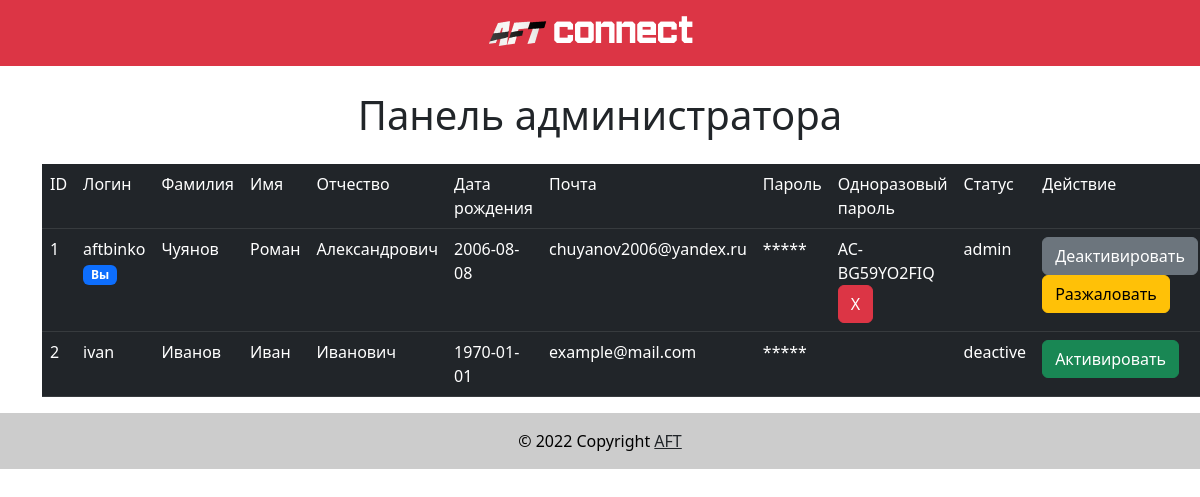
Page /admin_panel (signed in) on the committed database.
### data/models.py (models this page shows, shortened)
class User(SqlAlchemyBase, UserMixin, SerializerMixin):
    __tablename__ = 'users'
    serialize_rules = ("-user_status",)
    id = Column(Integer, primary_key=True, autoincrement=True)
    surname = Column(String, nullable=False)
    name = Column(String, nullable=False)
    patronymic = Column(String)
    date_of_birth = Column(String, nullable=False)
    sex = Column(Boolean, nullable=False)
    email = Column(String, unique=True, nullable=False)
    login = Column(String, unique=True, nullable=False)
    hashed_password = Column(String, nullable=False)
    one_time_password = Column(String, unique=True)
    data = Column(Text, default="{}")
    status = Column(Integer, ForeignKey("statuses.id"), default=2)
    user_status = orm.relation('Status')

class Status(SqlAlchemyBase, SerializerMixin):
    __tablename__ = 'statuses'
    serialize_rules = ("-user",)
    id = Column(Integer, primary_key=True, autoincrement=True)
    title = Column(String, nullable=False)
    color = Column(String)
    access_admin_panel = Column(Boolean, nullable=False, default=False)
    access_login = Column(Boolean, nullable=False, default=True)
    user = orm.relation("User", back_populates="user_status")

### app.py (the view, shortened to what this page needs)
@app.route('/admin_panel', methods=['GET', 'POST'])
@login_required
def admin_panel():
    db_sess = create_session()
    user_status = db_sess.query(Status).filter(Status.id == current_user.status).first()
    if user_status.access_admin_panel:
        data = {
            "users": db_sess.query(User).filter(User.id != current_user.id),
            "statuses": db_sess.query(Status).all()
        }
        return render_template('admin_panel.html', **data)
    abort(403)

### app.py (called while the page is built)
@login_manager.user_loader
def load_user(user_id):
    db_sess = create_session()
    user = db_sess.query(User).get(user_id)
    if user:
        user_status = db_sess.query(Status).filter(Status.id == user.status).first()
        if user_status.access_login:
            return user
    return

### data/db_session.py (called while the page is built)
def create_session() -> Session:
    global __factory
    return __factory()

### templates/admin_panel.html (shortened to what this page needs)
{% extends "base.html" %}
{% block content %}
    <div class="container" style="margin-top: 25px">
        <h1 style="text-align: center">Панель администратора</h1>
    </div>
    <div class="container" style="margin-top: 25px">
        <table class="table table-dark table-hover">
            <tr>
                <td>ID</td>
                <td>Логин</td>
                <td>Фамилия</td>
                <td>Имя</td>
                <td>Отчество</td>
                <td>Дата рождения</td>
                <td>Почта</td>
                <td>Пароль</td>
                <td>Одноразовый пароль</td>
                <td>Статус</td>
                <td>Действие</td>
            </tr>
            <tr>
                <td>{{ current_user.id }}</td>
                <td>{{ current_user.login }} <span class="badge bg-primary">Вы</span></td>
                <td>{{ current_user.surname }}</td>
                <td>{{ current_user.name }}</td>
                <td>{{ current_user.patronymic }}</td>
                <td>{{ current_user.date_of_birth }}</td>
                <td>{{ current_user.email }}</td>
                <td>*****</td>
                <form action="" method="post">
                    <td>
                        {% if current_user.one_time_password %}
                            {{ current_user.one_time_password }}
                            <button class="btn btn-danger" type="submit">X</button>
                        {% endif %}
                    </td>
                </form>
                <td>
                    {% set current_user_status = (statuses|selectattr(
                        "id", "equalto", current_user.status)|first).title %}
                    {{ current_user_status }}
                </td>
                <td>
                    {% if current_user_status == "deactive" %}
                        <form action="" method="post">
                            <input type="hidden" name="activate" value={{ current_user.id }}>
                            <button class="btn btn-success" type="submit">Активировать</button>
                        </form>
                    {% else %}
                        <form action="" method="post">
                            <button class="btn btn-secondary" type="submit">
                                Деактивировать
                            </button>
                        </form>
                        {% if current_user_status == "default" %}
                            <form action="" method="post">
                                <input type="hidden" name="give_permissions"
                                       value={{ current_user.id }}>
                                <button class="btn btn-primary" type="submit">
                                    Назначить модератором
                                </button>
                            </form>
                        {% else %}
                            <form action="" method="post">
                                <button class="btn btn-warning" type="submit">
                                    Разжаловать
                                </button>
                            </form>
                        {% endif %}
                    {% endif %}
                </td>
            </tr>
            {% for user in users %}
                <tr>
                    <td>{{ user.id }}</td>
                    <td>{{ user.login }}</td>
                    <td>{{ user.surname }}</td>
                    <td>{{ user.name }}</td>
                    <td>{{ user.patronymic }}</td>
                    <td>{{ user.date_of_birth }}</td>
                    <td>{{ user.email }}</td>
                    <td>*****</td>
                    <form action="" method="post">
                        <td>
                        </td>
                    </form>
                    <td>
                        {% set user_status = (statuses|selectattr(
                            "id", "equalto", user.status)|first).title %}
                        {{ user_status }}
                    </td>
                    <td>
                        {% if user_status == "deactive" %}
                            <form action="" method="post">
                                <button class="btn btn-success" type="submit">Активировать</button>
                            </form>
                        {% endif %}
                    </td>
                </tr>
            {% endfor %}
        </table>
    </div>
{% endblock %}

### templates/base.html (shortened to what this page needs)
<!doctype html>
<html lang="ru">
<head>
    <link href="https://cdn.jsdelivr.net/npm/bootstrap@5.2.0-beta1/dist/css/bootstrap.min.css"
          rel="stylesheet"
>
</head>
<header>
    <nav class="navbar navbar-expand-lg navbar-dark bg-danger">
        <div class="navbar-header" style="float: left; padding: 0; text-align: center; width: 100%">
            <div class="justify-content-center">
                {% if current_user.is_authenticated %}
                    <a class="navbar-brand mb-0 h1" href="/my" style="float: none">
                        <img src="/static/img/aftconnectlight.png" alt="logo" height="50">
                    </a>
                {% else %}
                    <a class="navbar-brand mb-0 h1" href="{{ url_for("login") }}"
                       style="float: none">
                        <img src="/static/img/aftconnectlight.png" alt="logo" height="50">
                    </a>
                {% endif %}
            </div>
        </div>
    </nav>
</header>
<body>
{% block content %}
{% endblock %}
</body>
<footer class="bg-grey text-black">
    <div class="text-center p-3" style="background-color: rgba(0, 0, 0, 0.2);">
        © 2022 Copyright
        <a class="text-dark" href="https://vk.com/c_aft">AFT</a>
    </div>
</footer>
</html>

### rows in the picture
User: id "1", login "aftbinko", surname "Чуянов", name "Роман", patronymic "Александрович", date_of_birth "2006-08-08", email "chuyanov2006@yandex.ru", one_time_password "AC-BG59YO2FIQ"
Status: title "admin"
User: id "2", login "ivan", surname "Иванов", name "Иван", patronymic "Иванович", date_of_birth "1970-01-01", email "example@mail.com"
Status: title "deactive"
